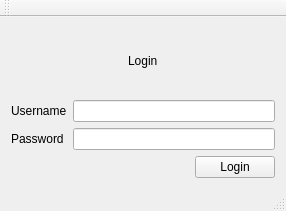
<?xml version="1.0" encoding="UTF-8"?>
<ui version="4.0">
 <class>MainWindow</class>
 <widget class="QMainWindow" name="MainWindow">
  <property name="geometry">
   <rect>
    <x>0</x>
    <y>0</y>
    <width>286</width>
    <height>211</height>
   </rect>
  </property>
  <property name="windowTitle">
   <string>Työtunti</string>
  </property>
  <widget class="QWidget" name="centralWidget">
   <layout class="QGridLayout" name="gridLayout">
    <item row="0" column="0">
     <layout class="QVBoxLayout" name="verticalLayout_2">
      <item>
       <layout class="QHBoxLayout" name="horizontalLayout_2">
        <item>
         <spacer name="horizontalSpacer_2">
          <property name="orientation">
           <enum>Qt::Horizontal</enum>
          </property>
          <property name="sizeHint" stdset="0">
           <size>
            <width>40</width>
            <height>20</height>
           </size>
          </property>
         </spacer>
        </item>
        <item>
         <widget class="QLabel" name="label_logintext">
          <property name="text">
           <string>Login</string>
          </property>
         </widget>
        </item>
        <item>
         <spacer name="horizontalSpacer_3">
          <property name="orientation">
           <enum>Qt::Horizontal</enum>
          </property>
          <property name="sizeHint" stdset="0">
           <size>
            <width>40</width>
            <height>20</height>
           </size>
          </property>
         </spacer>
        </item>
       </layout>
      </item>
      <item>
       <layout class="QVBoxLayout" name="verticalLayout">
        <item>
         <layout class="QFormLayout" name="formLayout">
          <item row="0" column="0">
           <widget class="QLabel" name="label_usernametext">
            <property name="text">
             <string>Username</string>
            </property>
           </widget>
          </item>
          <item row="0" column="1">
           <widget class="QLineEdit" name="lineEdit_username">
            <property name="text">
             <string/>
            </property>
            <property name="echoMode">
             <enum>QLineEdit::Normal</enum>
            </property>
           </widget>
          </item>
          <item row="1" column="0">
           <widget class="QLabel" name="label_passwordtext">
            <property name="text">
             <string>Password</string>
            </property>
           </widget>
          </item>
          <item row="1" column="1">
           <widget class="QLineEdit" name="lineEdit_password">
            <property name="inputMask">
             <string/>
            </property>
            <property name="text">
             <string/>
            </property>
            <property name="echoMode">
             <enum>QLineEdit::Password</enum>
            </property>
           </widget>
          </item>
         </layout>
        </item>
        <item>
         <layout class="QHBoxLayout" name="horizontalLayout">
          <item>
           <spacer name="horizontalSpacer">
            <property name="orientation">
             <enum>Qt::Horizontal</enum>
            </property>
            <property name="sizeHint" stdset="0">
             <size>
              <width>40</width>
              <height>20</height>
             </size>
            </property>
           </spacer>
          </item>
          <item>
           <widget class="QPushButton" name="pushButton_login">
            <property name="text">
             <string>Login</string>
            </property>
           </widget>
          </item>
         </layout>
        </item>
       </layout>
      </item>
     </layout>
    </item>
   </layout>
  </widget>
  <widget class="QMenuBar" name="menuBar">
   <property name="geometry">
    <rect>
     <x>0</x>
     <y>0</y>
     <width>286</width>
     <height>26</height>
    </rect>
   </property>
  </widget>
  <widget class="QToolBar" name="mainToolBar">
   <attribute name="toolBarArea">
    <enum>TopToolBarArea</enum>
   </attribute>
   <attribute name="toolBarBreak">
    <bool>false</bool>
   </attribute>
  </widget>
  <widget class="QStatusBar" name="statusBar"/>
 </widget>
 <layoutdefault spacing="6" margin="11"/>
 <resources/>
 <connections/>
</ui>
